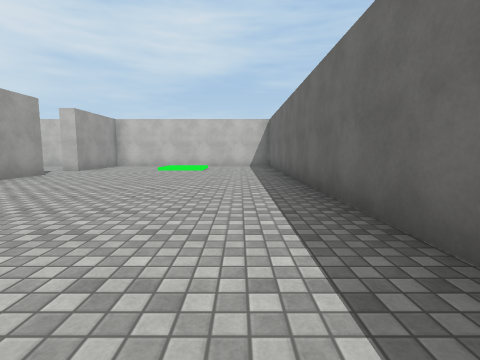
[1] (above)

16 first-person views from a walk through a Unity game level. The camera is 1.2 m above the floor, tilts 6° down and sees 85° across. Doors are open. The floor is counted in squares, 2 m on a side. Each view is taken from the middle of a square. On the plan, view 1 faces up. The plan holds only what a view shows up to about 9 squares ahead; the rest is blank. The player is left out. Some animated figures are left out. Surface patterns are stand-ins for the level's own textures.

[2]
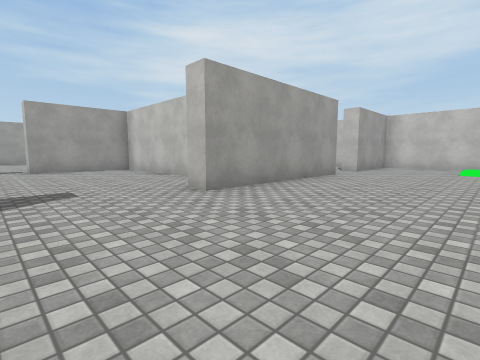

[3]
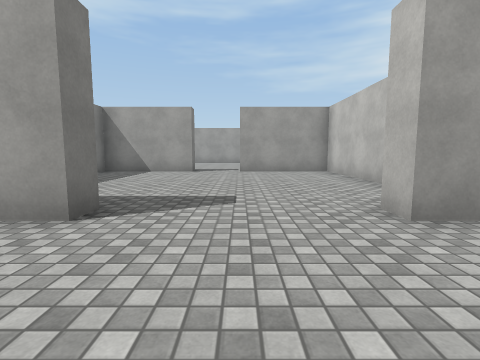

[4]
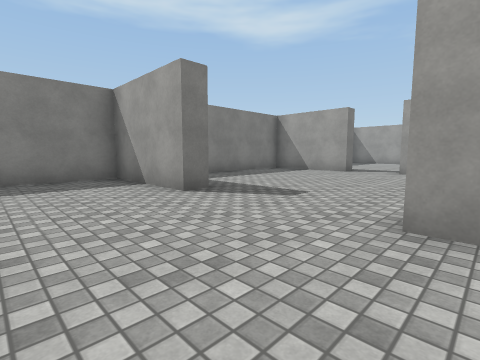

[5]
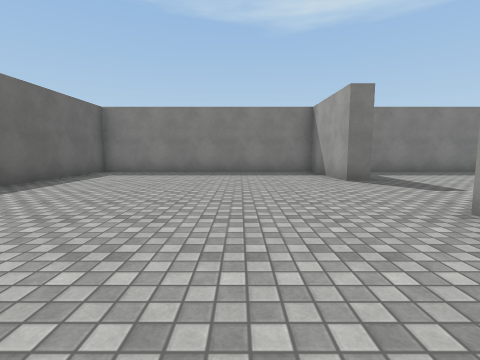

[6]
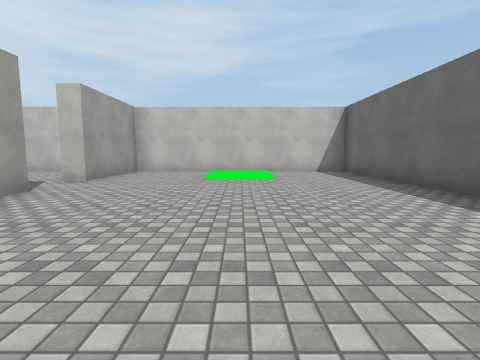

[7]
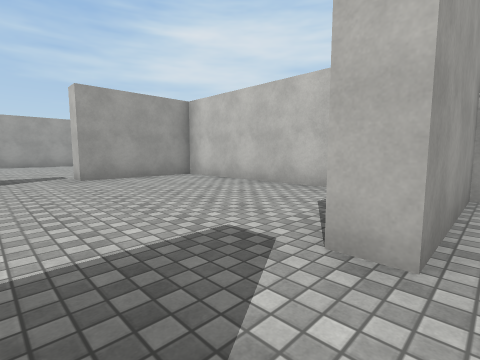

[8]
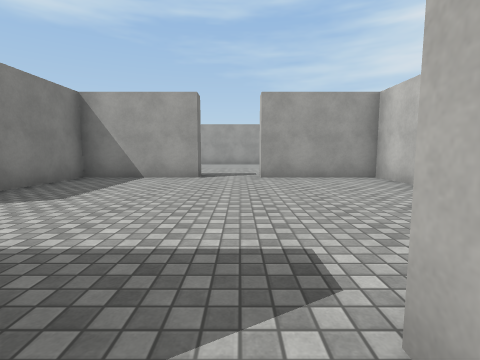

[9]
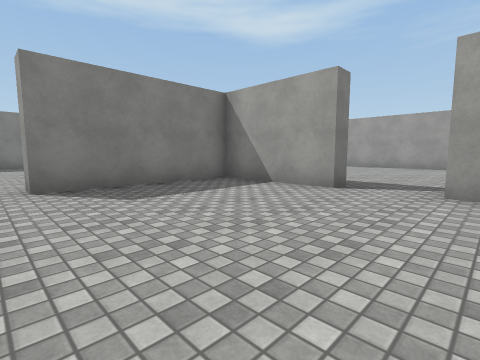

[10]
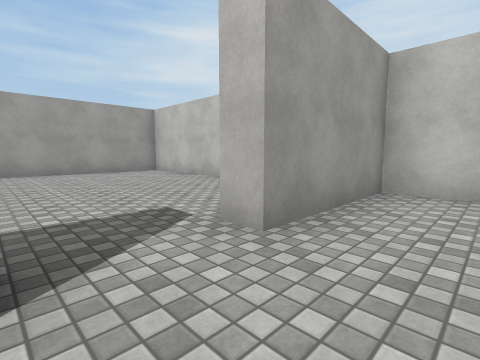

[11]
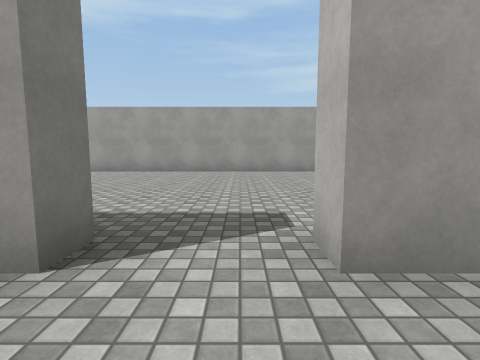

[12]
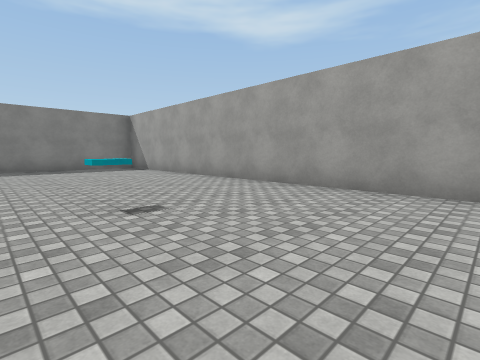

[13]
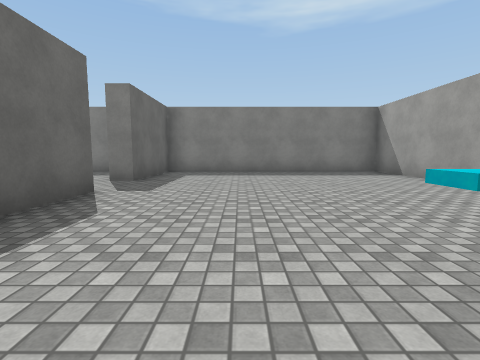

[14]
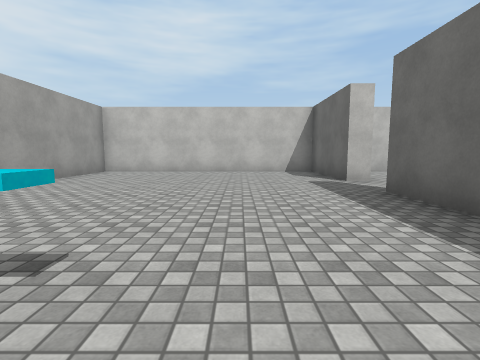

[15]
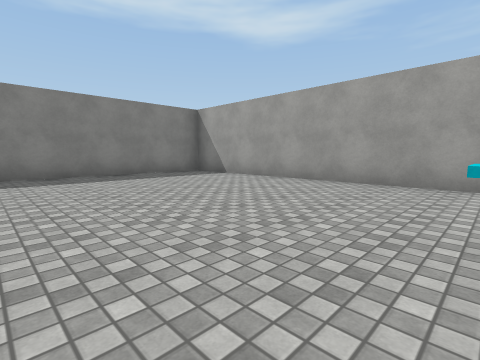

[16]
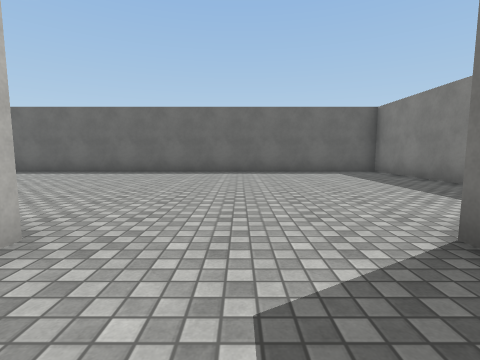

### Floor plan
Ten units are one square. View 1 is at (0, 0); x grows to the right and y downward. Boxes are objects, and circles mark ways between rooms. Rooms are numbered by the first view taken in them; rooms with no view inside come last. Other rooms are left out.
<svg viewBox="-188 -118 206 155">
<path fill="none" stroke="#000" d="M-75 -38 -112 -38 -112 -10 -118 -10M-59 5 -52 5 -52 32 13 32 13 -113 -52 -113 -52 -85 -58 -85M-52 -70 -52 -25 -58 -25M-118 5 -112 5 -112 32 -71 32M-112 -70 -112 -43 -75 -43 -75 -38M-70 -113 -112 -113 -112 -85M-118 -54 -118 -70M-118 -10 -118 -26M-118 -85 -118 -113 -183 -113 -183 32 -118 32 -118 5"/>
<circle cx="-60" cy="-75" r="3" fill="#2a7"/>
<circle cx="-70" cy="-40" r="3" fill="#2a7"/>
<circle cx="-120" cy="0" r="3" fill="#2a7"/>
<circle cx="-115" cy="-75" r="3" fill="#2a7"/>
<text x="-40" y="-30">1</text>
<text x="-90" y="-80">2</text>
<text x="-150" y="-40">3</text>
</svg>
Room 1 opens to room 2. Room 1 opens to room 3. Room 2 opens to room 3.

Where each view was taken, in squares from view 1:
view 1: 0 up, 0 right, facing up
view 2: 0 up, 2 left, facing up-left
view 3: 1 up, 3 left, facing left
view 4: 3 up, 3 left, facing down-left
view 5: 5 up, 3 left, facing down
view 6: 3 up, 2 left, facing up
view 7: 7 up, 5 left, facing up-left
view 8: 8 up, 5 left, facing left
view 9: 9 up, 7 left, facing down-left
view 10: 7 up, 10 left, facing up-left
view 11: 8 up, 10 left, facing left
view 12: 7 up, 14 left, facing down-left
view 13: 5 up, 14 left, facing down
view 14: 3 up, 14 left, facing up
view 15: 4 up, 13 left, facing down-left
view 16: 1 up, 7 left, facing right
